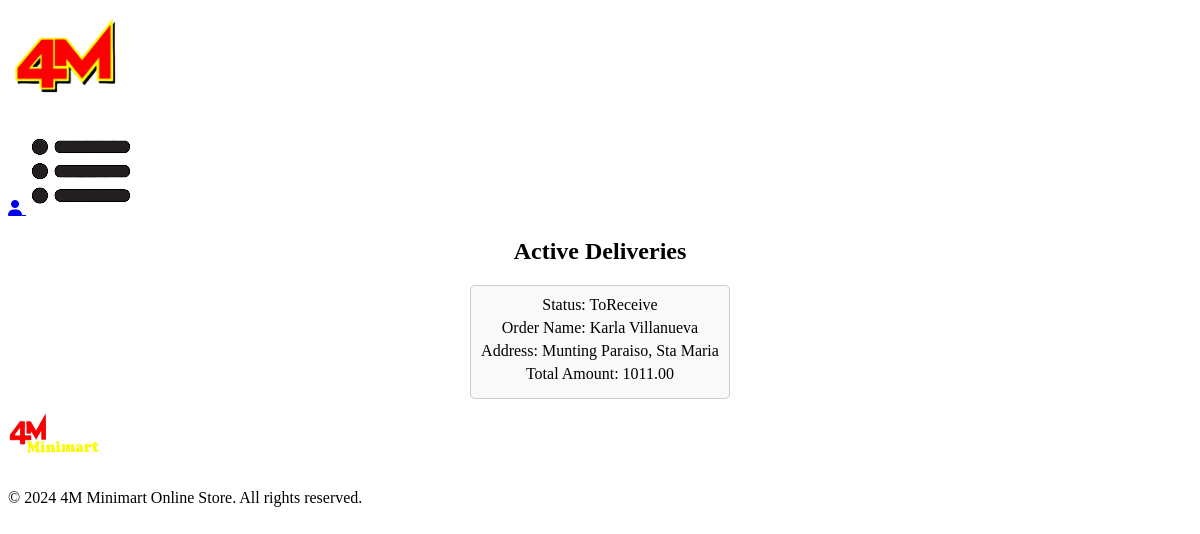
Page /delivery-staff/delivery_dash.php on the committed database.
### tables this page shows
CREATE TABLE `delivery` (
  `delivery_id` int(11) NOT NULL,
  `delivery_date` date NOT NULL,
  `status` varchar(50) NOT NULL,
  `user_id` int(11) NOT NULL,
  `order_id` int(11) NOT NULL
);

CREATE TABLE `users` (
  `user_id` int(11) NOT NULL,
  `first_name` varchar(50) NOT NULL,
  `last_name` varchar(50) NOT NULL,
  `phone_number` varchar(20) NOT NULL,
  `username` varchar(50) NOT NULL,
  `email` varchar(50) NOT NULL,
  `password` varchar(255) NOT NULL,
  `confirm_password` varchar(255) NOT NULL,
  `role` varchar(45) NOT NULL,
  `address_id` int(11) NOT NULL,
  `verification_code` varchar(20) DEFAULT NULL,
  `status` enum('not_verified','verified') NOT NULL DEFAULT 'not_verified',
  `reset_code` int(11) NOT NULL
);

CREATE TABLE `address` (
  `address_id` int(11) NOT NULL,
  `street` varchar(225) NOT NULL,
  `barangay` varchar(225) NOT NULL,
  `municipality` varchar(225) NOT NULL
);

CREATE TABLE `orders` (
  `order_id` int(11) NOT NULL,
  `date_ordered` datetime NOT NULL,
  `total_price` decimal(10,2) NOT NULL,
  `address_id` int(11) NOT NULL,
  `user_id` int(11) NOT NULL,
  `order_status` enum('Pending','ToShip','ToReceive','Completed') NOT NULL DEFAULT 'Pending',
  `delivery_option` varchar(10) DEFAULT NULL,
  `date_received` datetime NOT NULL DEFAULT current_timestamp()
);

### delivery-staff/delivery_dash.php (the view, shortened to what this page needs)
<!DOCTYPE html>
<html lang="en">
<head>
    <link rel="stylesheet" href="https://stackpath.bootstrapcdn.com/font-awesome/4.7.0/css/font-awesome.min.css">
    <link rel="stylesheet" href="../scss/style.scss">
</head>
<body>
    <div class="delivery-staff-container">
        <div class="navbar">
            <div class="logo">
                <a href="http://localhost/E-commerce/delivery-staff/delivery_dash.php">
                    <img src="../images/Logo.png" class="pic" width="125">
                </a>
            </div>
            <div class="setting-sec">
                <a href="http://localhost/E-commerce/Account.php">
                <i class="fa fa-user"></i>
                </a>
                <img src="../images/menu.png" class="menu-icon" onclick="menutoggle()">
            </div>
        </div>
        <form action="" method="GET">
            <?php
            require '../DB/db_con.php';
            try {
                $sql = "SELECT d.*, o.*, u.first_name, u.last_name, a.street, a.barangay, o.total_price AS total_amount
                        FROM delivery d
                        INNER JOIN orders o ON d.order_id = o.order_id
                        INNER JOIN users u ON o.user_id = u.user_id
                        INNER JOIN address a ON u.address_id = a.address_id
                        WHERE d.status != 'verified' AND d.status != 'completed'";
                $stmt = $pdo->prepare($sql);
                $stmt->execute();
                $deliveries = $stmt->fetchAll();
                if (count($deliveries) > 0) {
                    echo "<h2>Active Deliveries</h2>";
                    foreach ($deliveries as $delivery) {
                        $address = htmlspecialchars($delivery['street']) . ', ' . htmlspecialchars($delivery['barangay']);
                        $status = htmlspecialchars($delivery['status']);
                        echo "<div class='order-box'>";
                        echo "<div class='order-details'>Status: " . $status . "</div>";
                        echo "<div class='order-details'>Order Name: " . htmlspecialchars($delivery['first_name'] . ' ' . $delivery['last_name']) . "</div>";
                        echo "<div class='order-details'>Address: " . $address . "</div>";
                        echo "<div class='order-details'>Total Amount: " . htmlspecialchars($delivery['total_amount']) . "</div>";
                        echo "</div>";
                    }
                } else {
                    echo "<p>No active deliveries found.</p>";
                }
            } catch (PDOException $e) {
                echo "Database error: " . $e->getMessage();
            }
            ?>
        </form>
    </div>
    <footer>
        <div class="container">
            <div class="row">
                <div class="footer-col-1">
                    <img src="../images/logo2.png" width="100px" height="60px">
                </div>
                <div class="footer-col-2">
                    <p>&copy; <?php echo date('Y'); ?> 4M Minimart Online Store. All rights reserved.</p>
                </div>
            </div>
        </div>
    </footer>
</body>
</html>

### delivery-staff/delivery_dash.php (style rules this page uses)
form { display: flex; flex-direction: column; align-items: center; text-align: center; }
.order-box { border: 1px solid #ccc; padding: 10px; margin-bottom: 10px; border-radius: 5px; background-color: #f9f9f9; }
.order-details { margin-bottom: 5px; }

### rows in the picture
delivery: status "ToReceive", user.last_name "Karla Villanueva", address.street+barangay "Munting Paraiso, Sta Maria", order.total_price "1011.00"
